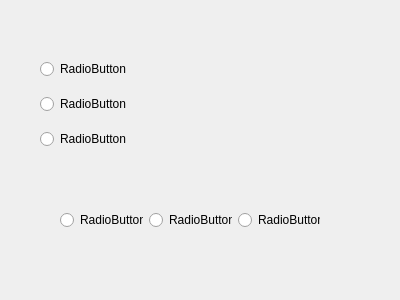
<?xml version="1.0" encoding="UTF-8"?>
<ui version="4.0">
 <class>Form</class>
 <widget class="QWidget" name="Form">
  <property name="geometry">
   <rect>
    <x>0</x>
    <y>0</y>
    <width>400</width>
    <height>300</height>
   </rect>
  </property>
  <property name="windowTitle">
   <string>Form</string>
  </property>
  <widget class="QWidget" name="verticalLayoutWidget">
   <property name="geometry">
    <rect>
     <x>40</x>
     <y>50</y>
     <width>160</width>
     <height>111</height>
    </rect>
   </property>
   <layout class="QVBoxLayout" name="verticalLayout">
    <item>
     <widget class="QRadioButton" name="radioButton">
      <property name="text">
       <string>RadioButton</string>
      </property>
     </widget>
    </item>
    <item>
     <widget class="QRadioButton" name="radioButton_2">
      <property name="text">
       <string>RadioButton</string>
      </property>
     </widget>
    </item>
    <item>
     <widget class="QRadioButton" name="radioButton_3">
      <property name="text">
       <string>RadioButton</string>
      </property>
     </widget>
    </item>
   </layout>
  </widget>
  <widget class="QWidget" name="horizontalLayoutWidget">
   <property name="geometry">
    <rect>
     <x>60</x>
     <y>180</y>
     <width>260</width>
     <height>80</height>
    </rect>
   </property>
   <layout class="QHBoxLayout" name="horizontalLayout">
    <item>
     <widget class="QRadioButton" name="radioButton_6">
      <property name="text">
       <string>RadioButton</string>
      </property>
      <property name="autoExclusive">
       <bool>false</bool>
      </property>
     </widget>
    </item>
    <item>
     <widget class="QRadioButton" name="radioButton_4">
      <property name="text">
       <string>RadioButton</string>
      </property>
      <property name="autoExclusive">
       <bool>false</bool>
      </property>
     </widget>
    </item>
    <item>
     <widget class="QRadioButton" name="radioButton_5">
      <property name="text">
       <string>RadioButton</string>
      </property>
      <property name="autoExclusive">
       <bool>false</bool>
      </property>
     </widget>
    </item>
   </layout>
  </widget>
 </widget>
 <resources/>
 <connections/>
</ui>
